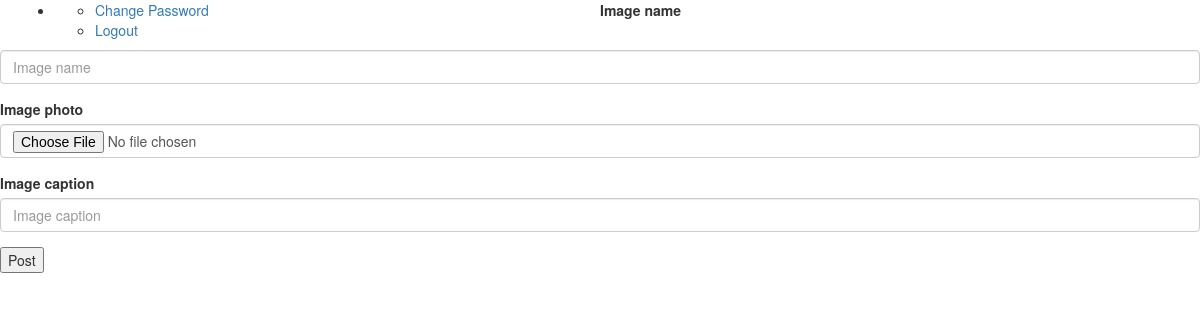
The page / (signed in) on the database as committed earlier.
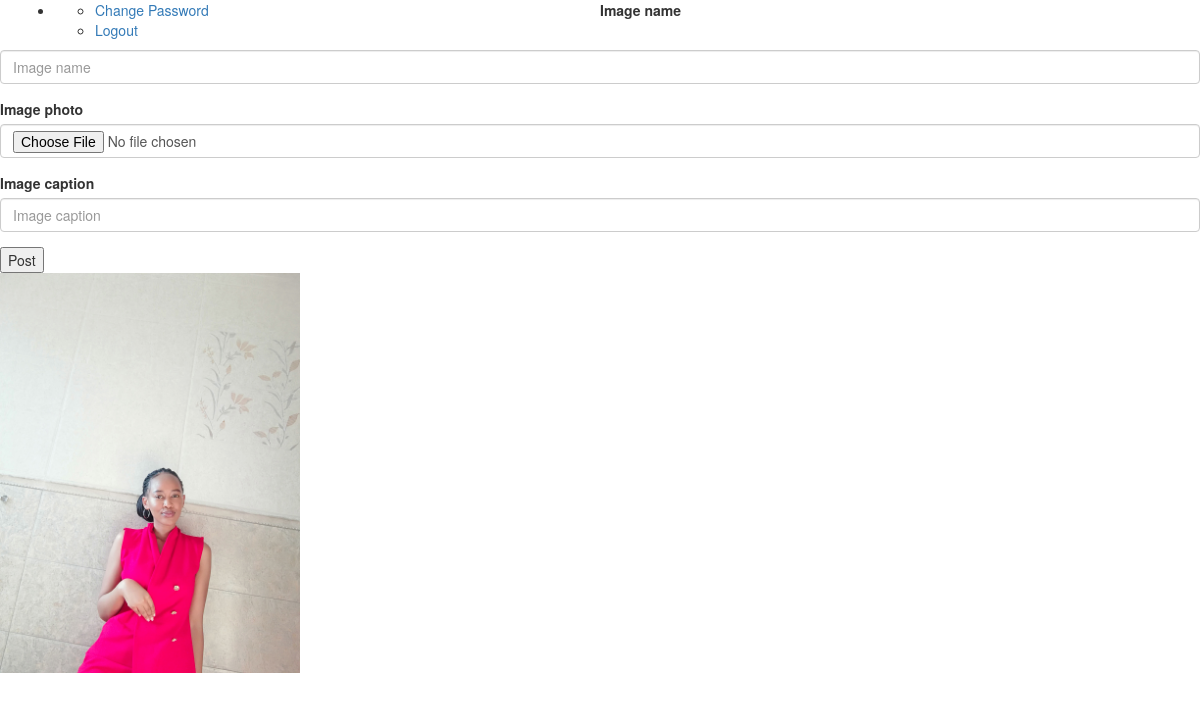
The same page on the database as committed later.
### instagram/models.py (models this page shows, shortened)
class Image(models.Model):
    image_photo = models.ImageField(upload_to = 'image/' , null = True)
    image_name = models.CharField(max_length=30)
    image_caption = models.CharField(max_length=30)
    def __str__(self):
        return self.image_name

### instagram/views.py (the view)
# urls.py: url('^$' , views.get_image, name = 'homepage'),
@login_required(login_url= '/accounts/login/')
def get_image(request):
    all_images = Image.objects.all()
    if request.method == 'POST':
        form = ImageForm(request.POST)
        if form.is_valid():
            form.save()
            form = ImageForm()
    print(all_images)
    form = ImageForm()
    return render(request , 'profile/index.html',  {"all_images": all_images ,"imageform":form})

### instagram/forms.py
class   ImageForm(forms.ModelForm):
    class Meta:
        model = Image
        fields = ('image_name','image_photo' , 'image_caption')

### instagram/templates/profile/index.html (shortened to what this page needs)
{%extends 'registration/base.html'%}
{% load bootstrap3%}
{% block content%}
<div class="post">
    <form action="{% url 'homepage'%}" method="post">
        {% bootstrap_form imageform %}
        <input type="submit" value="Post">
    </form>
</div>
{% for new in  all_images%}
<div class=" container1 imagepost">
        <img src="{{new.image_photo.url}}" style="max-width:100%;cursor:pointer" width="300px" onclick="onClick(this)"
            class="modal-hover-opacity img-fluid">
</div>
{%endfor%}
{%endblock%}

### instagram/templates/registration/base.html (shortened to what this page needs)
{% load bootstrap3%}
{%load staticfiles%}
<!DOCTYPE html>
<html>
<head>
  {% block styles %}
    {% bootstrap_css %}
  {% endblock %}
</head>
<body>
    {% include 'navbar.html' %}
  {% block content %}  {%endblock%}
</body>
</html>

### instagram/templates/navbar.html (shortened to what this page needs)
<div class="col-sm-6 col-md-6">
    {% if user.is_authenticated %}
    <ul>
      <li class="profile">
        <ul class="Account" role="menu">
          <li>
            <a href="/accounts/password/change">Change Password</a>
          </li>
          <li>
            <a href="/logout">Logout</a>
          </li>
        </ul>
      </li>
    </ul>
    {% endif %}
  </div>

Rows that differ between the two databases and show on the page:
added Image: image_photo (picture)
